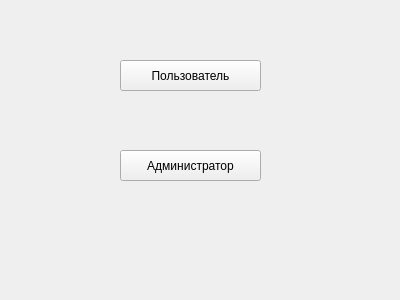
<?xml version="1.0" encoding="UTF-8"?>
<ui version="4.0">
 <class>Form</class>
 <widget class="QWidget" name="Form">
  <property name="geometry">
   <rect>
    <x>0</x>
    <y>0</y>
    <width>400</width>
    <height>300</height>
   </rect>
  </property>
  <property name="windowTitle">
   <string>Form</string>
  </property>
  <widget class="QPushButton" name="pushButton">
   <property name="geometry">
    <rect>
     <x>120</x>
     <y>60</y>
     <width>141</width>
     <height>31</height>
    </rect>
   </property>
   <property name="text">
    <string>Пользователь</string>
   </property>
  </widget>
  <widget class="QPushButton" name="pushButton_2">
   <property name="geometry">
    <rect>
     <x>120</x>
     <y>150</y>
     <width>141</width>
     <height>31</height>
    </rect>
   </property>
   <property name="text">
    <string>Администратор</string>
   </property>
  </widget>
 </widget>
 <resources/>
 <connections/>
</ui>
